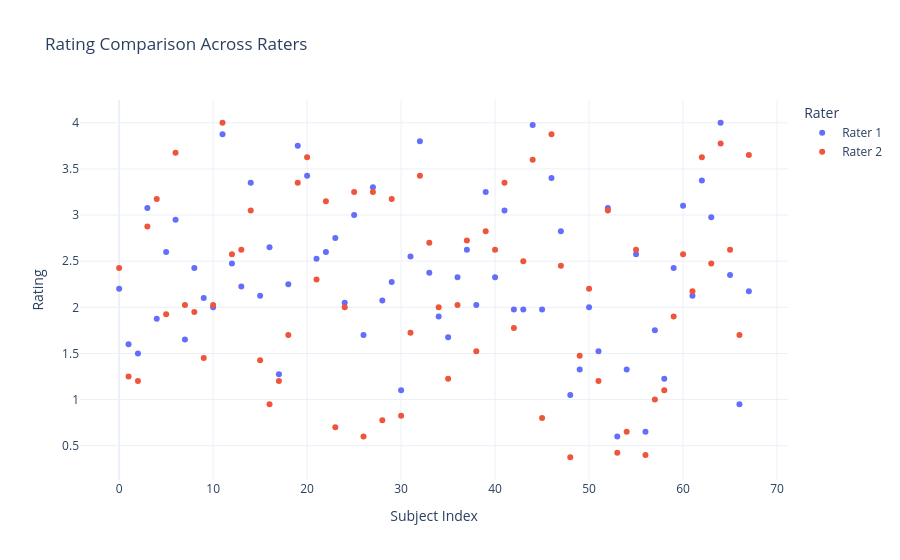
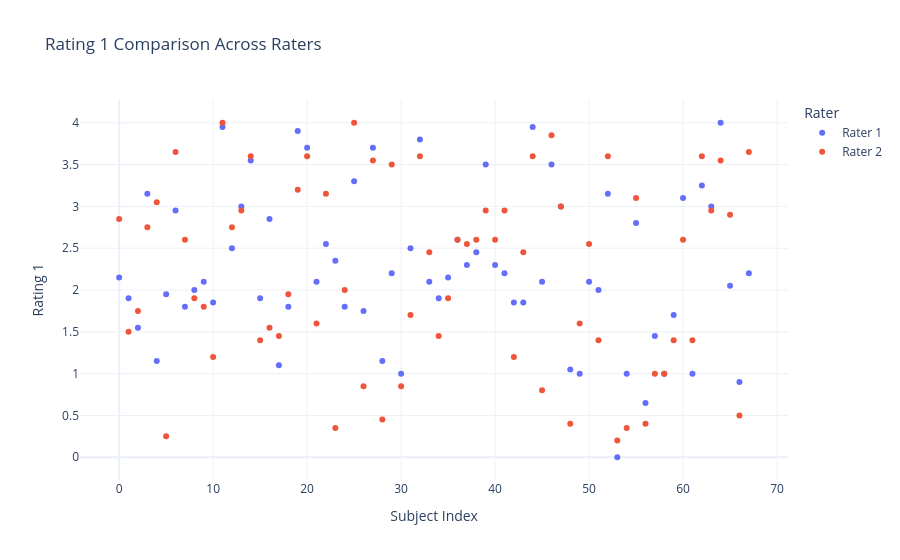
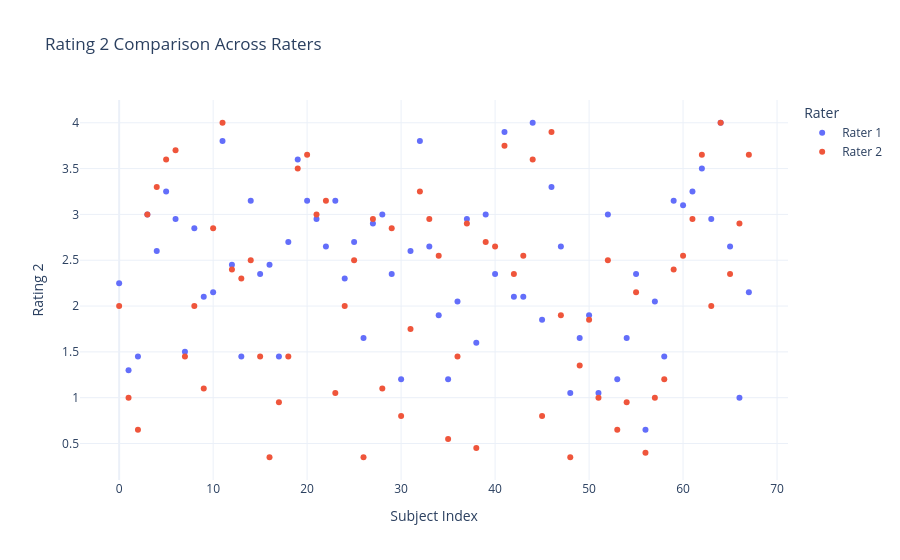
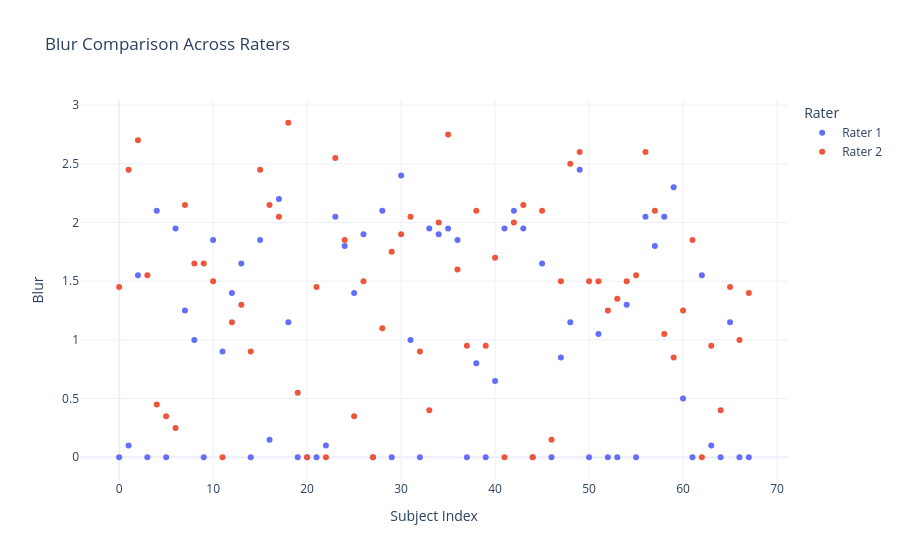

Here is the notebook cell these charts were saved with, in order:
### Markdown cell above
scatter plots - ggplot

### Code cell
import pandas as pd
import numpy as np
import plotly.express as px

# Load rater data
raters_files = [
    '/mnt/sda1/Repos/a-eye/Output/mri_qc/fetal/eye_qc_83/2_ratings/2_remaining_68/jaime/ratings.csv',
    '/mnt/sda1/Repos/a-eye/Output/mri_qc/fetal/eye_qc_83/2_ratings/2_remaining_68/bene/ratings.csv',
]

raters_data = [pd.read_csv(file) for file in raters_files]

# Define metrics
metrics = {
    'Rating': lambda df: np.mean([df['rating1'].to_numpy(), df['rating2'].to_numpy()], axis=0),
    'Rating 1': lambda df: df['rating1'].to_numpy(),
    'Rating 2': lambda df: df['rating2'].to_numpy(),
    'Blur': lambda df: df['blur'].to_numpy(),
    'Noise': lambda df: df['noise'].to_numpy(),
    'Motion': lambda df: df['motion'].to_numpy(),
    'BgAir': lambda df: df['bgair'].to_numpy(),
    'Eyes Closed': lambda df: np.where(df['artifacts'].to_numpy() == "['eyes-open']", 1, 0),
}

# Function to create interactive scatter plots
def plot_metric_interactive(metric_name, metric_funcs, raters_data):
    all_data = []
    
    for rater_index, df in enumerate(raters_data):
        metric_data = metric_funcs[metric_name](df)
        subjects = np.arange(len(metric_data))
        
        temp_df = pd.DataFrame({
            'Subject Index': subjects,
            metric_name: metric_data,
            'Rater': f'Rater {rater_index + 1}'
        })
        
        all_data.append(temp_df)
    
    merged_data = pd.concat(all_data, ignore_index=True)
    
    fig = px.scatter(
        merged_data, 
        x='Subject Index', 
        y=metric_name, 
        color='Rater', 
        hover_data={'Subject Index': True, metric_name: True, 'Rater': True},
        title=f"{metric_name} Comparison Across Raters",
        template="plotly_white"
    )
    
    fig.show()

# Generate interactive plots for all metrics
for metric_name in metrics.keys():
    plot_metric_interactive(metric_name, metrics, raters_data)

### Figure 1 — Plotly figure (JSON) as saved in the notebook; plotly's stock layout.template omitted (floating-point values rounded to 4 significant figures)
{"data": [{"customdata": [["Rater 1"], ["Rater 1"], ["Rater 1"], ["Rater 1"], ["Rater 1"], ["Rater 1"], ["Rater 1"], ["Rater 1"], ["Rater 1"], ["Rater 1"], ["Rater 1"], ["Rater 1"], ["Rater 1"], ["Rater 1"], ["Rater 1"], ["Rater 1"], ["Rater 1"], ["Rater 1"], ["Rater 1"], ["Rater 1"], ["Rater 1"], ["Rater 1"], ["Rater 1"], ["Rater 1"], ["Rater 1"], ["Rater 1"], ["Rater 1"], ["Rater 1"], ["Rater 1"], ["Rater 1"], ["Rater 1"], ["Rater 1"], ["Rater 1"], ["Rater 1"], ["Rater 1"], ["Rater 1"], ["Rater 1"], ["Rater 1"], ["Rater 1"], ["Rater 1"], ["Rater 1"], ["Rater 1"], ["Rater 1"], ["Rater 1"], ["Rater 1"], ["Rater 1"], ["Rater 1"], ["Rater 1"], ["Rater 1"], ["Rater 1"], ["Rater 1"], ["Rater 1"], ["Rater 1"], ["Rater 1"], ["Rater 1"], ["Rater 1"], ["Rater 1"], ["Rater 1"], ["Rater 1"], ["Rater 1"], ["Rater 1"], ["Rater 1"], ["Rater 1"], ["Rater 1"], ["Rater 1"], ["Rater 1"], ["Rater 1"], ["Rater 1"]], "hovertemplate": "Rater=%{customdata[0]}<br>Subject Index=%{x}<br>Rating=%{y}<extra></extra>", "legendgroup": "Rater 1", "marker": {"color": "#636efa", "symbol": "circle"}, "mode": "markers", "name": "Rater 1", "orientation": "v", "showlegend": true, "type": "scatter", "x": [0, 1, 2, 3, 4, 5, 6, 7, 8, 9, 10, 11, 12, 13, 14, 15, 16, 17, 18, 19, 20, 21, 22, 23, 24, 25, 26, 27, 28, 29, 30, 31, 32, 33, 34, 35, 36, 37, 38, 39, 40, 41, 42, 43, 44, 45, 46, 47, 48, 49, 50, 51, 52, 53, 54, 55, 56, 57, 58, 59, 60, 61, 62, 63, 64, 65, 66, 67], "xaxis": "x", "y": [2.2, 1.6, 1.5, 3.075, 1.875, 2.6, 2.95, 1.65, 2.425, 2.1, 2.0, 3.875, 2.475, 2.225, 3.35, 2.125, 2.65, 1.275, 2.25, 3.75, 3.425, 2.525, 2.6, 2.75, 2.05, 3.0, 1.7, 3.3, 2.075, 2.275, 1.1, 2.55, 3.8, 2.375, 1.9, 1.675, 2.325, 2.625, 2.025, 3.25, 2.325, 3.05, 1.975, 1.975, 3.975, 1.975, 3.4, 2.825, 1.05, 1.325, 2.0, 1.525, 3.075, 0.6, 1.325, 2.575, 0.65, 1.75, 1.225, 2.425, 3.1, 2.125, 3.375, 2.975, 4.0, 2.35, 0.95, 2.175], "yaxis": "y"}, {"customdata": [["Rater 2"], ["Rater 2"], ["Rater 2"], ["Rater 2"], ["Rater 2"], ["Rater 2"], ["Rater 2"], ["Rater 2"], ["Rater 2"], ["Rater 2"], ["Rater 2"], ["Rater 2"], ["Rater 2"], ["Rater 2"], ["Rater 2"], ["Rater 2"], ["Rater 2"], ["Rater 2"], ["Rater 2"], ["Rater 2"], ["Rater 2"], ["Rater 2"], ["Rater 2"], ["Rater 2"], ["Rater 2"], ["Rater 2"], ["Rater 2"], ["Rater 2"], ["Rater 2"], ["Rater 2"], ["Rater 2"], ["Rater 2"], ["Rater 2"], ["Rater 2"], ["Rater 2"], ["Rater 2"], ["Rater 2"], ["Rater 2"], ["Rater 2"], ["Rater 2"], ["Rater 2"], ["Rater 2"], ["Rater 2"], ["Rater 2"], ["Rater 2"], ["Rater 2"], ["Rater 2"], ["Rater 2"], ["Rater 2"], ["Rater 2"], ["Rater 2"], ["Rater 2"], ["Rater 2"], ["Rater 2"], ["Rater 2"], ["Rater 2"], ["Rater 2"], ["Rater 2"], ["Rater 2"], ["Rater 2"], ["Rater 2"], ["Rater 2"], ["Rater 2"], ["Rater 2"], ["Rater 2"], ["Rater 2"], ["Rater 2"], ["Rater 2"]], "hovertemplate": "Rater=%{customdata[0]}<br>Subject Index=%{x}<br>Rating=%{y}<extra></extra>", "legendgroup": "Rater 2", "marker": {"color": "#EF553B", "symbol": "circle"}, "mode": "markers", "name": "Rater 2", "orientation": "v", "showlegend": true, "type": "scatter", "x": [0, 1, 2, 3, 4, 5, 6, 7, 8, 9, 10, 11, 12, 13, 14, 15, 16, 17, 18, 19, 20, 21, 22, 23, 24, 25, 26, 27, 28, 29, 30, 31, 32, 33, 34, 35, 36, 37, 38, 39, 40, 41, 42, 43, 44, 45, 46, 47, 48, 49, 50, 51, 52, 53, 54, 55, 56, 57, 58, 59, 60, 61, 62, 63, 64, 65, 66, 67], "xaxis": "x", "y": [2.425, 1.25, 1.2, 2.875, 3.175, 1.925, 3.675, 2.025, 1.95, 1.45, 2.025, 4.0, 2.575, 2.625, 3.05, 1.425, 0.95, 1.2, 1.7, 3.35, 3.625, 2.3, 3.15, 0.7, 2.0, 3.25, 0.6, 3.25, 0.775, 3.175, 0.825, 1.725, 3.425, 2.7, 2.0, 1.225, 2.025, 2.725, 1.525, 2.825, 2.625, 3.35, 1.775, 2.5, 3.6, 0.8, 3.875, 2.45, 0.375, 1.475, 2.2, 1.2, 3.05, 0.425, 0.65, 2.625, 0.4, 1.0, 1.1, 1.9, 2.575, 2.175, 3.625, 2.475, 3.775, 2.625, 1.7, 3.65], "yaxis": "y"}], "layout": {"legend": {"title": {"text": "Rater"}, "tracegroupgap": 0}, "title": {"text": "Rating Comparison Across Raters"}, "xaxis": {"anchor": "y", "domain": [0, 1], "title": {"text": "Subject Index"}}, "yaxis": {"anchor": "x", "domain": [0, 1], "title": {"text": "Rating"}}}}

### Figure 2 — Plotly figure (JSON) as saved in the notebook; plotly's stock layout.template omitted (floating-point values rounded to 4 significant figures)
{"data": [{"customdata": [["Rater 1"], ["Rater 1"], ["Rater 1"], ["Rater 1"], ["Rater 1"], ["Rater 1"], ["Rater 1"], ["Rater 1"], ["Rater 1"], ["Rater 1"], ["Rater 1"], ["Rater 1"], ["Rater 1"], ["Rater 1"], ["Rater 1"], ["Rater 1"], ["Rater 1"], ["Rater 1"], ["Rater 1"], ["Rater 1"], ["Rater 1"], ["Rater 1"], ["Rater 1"], ["Rater 1"], ["Rater 1"], ["Rater 1"], ["Rater 1"], ["Rater 1"], ["Rater 1"], ["Rater 1"], ["Rater 1"], ["Rater 1"], ["Rater 1"], ["Rater 1"], ["Rater 1"], ["Rater 1"], ["Rater 1"], ["Rater 1"], ["Rater 1"], ["Rater 1"], ["Rater 1"], ["Rater 1"], ["Rater 1"], ["Rater 1"], ["Rater 1"], ["Rater 1"], ["Rater 1"], ["Rater 1"], ["Rater 1"], ["Rater 1"], ["Rater 1"], ["Rater 1"], ["Rater 1"], ["Rater 1"], ["Rater 1"], ["Rater 1"], ["Rater 1"], ["Rater 1"], ["Rater 1"], ["Rater 1"], ["Rater 1"], ["Rater 1"], ["Rater 1"], ["Rater 1"], ["Rater 1"], ["Rater 1"], ["Rater 1"], ["Rater 1"]], "hovertemplate": "Rater=%{customdata[0]}<br>Subject Index=%{x}<br>Rating 1=%{y}<extra></extra>", "legendgroup": "Rater 1", "marker": {"color": "#636efa", "symbol": "circle"}, "mode": "markers", "name": "Rater 1", "orientation": "v", "showlegend": true, "type": "scatter", "x": [0, 1, 2, 3, 4, 5, 6, 7, 8, 9, 10, 11, 12, 13, 14, 15, 16, 17, 18, 19, 20, 21, 22, 23, 24, 25, 26, 27, 28, 29, 30, 31, 32, 33, 34, 35, 36, 37, 38, 39, 40, 41, 42, 43, 44, 45, 46, 47, 48, 49, 50, 51, 52, 53, 54, 55, 56, 57, 58, 59, 60, 61, 62, 63, 64, 65, 66, 67], "xaxis": "x", "y": [2.15, 1.9, 1.55, 3.15, 1.15, 1.95, 2.95, 1.8, 2.0, 2.1, 1.85, 3.95, 2.5, 3.0, 3.55, 1.9, 2.85, 1.1, 1.8, 3.9, 3.7, 2.1, 2.55, 2.35, 1.8, 3.3, 1.75, 3.7, 1.15, 2.2, 1.0, 2.5, 3.8, 2.1, 1.9, 2.15, 2.6, 2.3, 2.45, 3.5, 2.3, 2.2, 1.85, 1.85, 3.95, 2.1, 3.5, 3.0, 1.05, 1.0, 2.1, 2.0, 3.15, 0.0, 1.0, 2.8, 0.65, 1.45, 1.0, 1.7, 3.1, 1.0, 3.25, 3.0, 4.0, 2.05, 0.9, 2.2], "yaxis": "y"}, {"customdata": [["Rater 2"], ["Rater 2"], ["Rater 2"], ["Rater 2"], ["Rater 2"], ["Rater 2"], ["Rater 2"], ["Rater 2"], ["Rater 2"], ["Rater 2"], ["Rater 2"], ["Rater 2"], ["Rater 2"], ["Rater 2"], ["Rater 2"], ["Rater 2"], ["Rater 2"], ["Rater 2"], ["Rater 2"], ["Rater 2"], ["Rater 2"], ["Rater 2"], ["Rater 2"], ["Rater 2"], ["Rater 2"], ["Rater 2"], ["Rater 2"], ["Rater 2"], ["Rater 2"], ["Rater 2"], ["Rater 2"], ["Rater 2"], ["Rater 2"], ["Rater 2"], ["Rater 2"], ["Rater 2"], ["Rater 2"], ["Rater 2"], ["Rater 2"], ["Rater 2"], ["Rater 2"], ["Rater 2"], ["Rater 2"], ["Rater 2"], ["Rater 2"], ["Rater 2"], ["Rater 2"], ["Rater 2"], ["Rater 2"], ["Rater 2"], ["Rater 2"], ["Rater 2"], ["Rater 2"], ["Rater 2"], ["Rater 2"], ["Rater 2"], ["Rater 2"], ["Rater 2"], ["Rater 2"], ["Rater 2"], ["Rater 2"], ["Rater 2"], ["Rater 2"], ["Rater 2"], ["Rater 2"], ["Rater 2"], ["Rater 2"], ["Rater 2"]], "hovertemplate": "Rater=%{customdata[0]}<br>Subject Index=%{x}<br>Rating 1=%{y}<extra></extra>", "legendgroup": "Rater 2", "marker": {"color": "#EF553B", "symbol": "circle"}, "mode": "markers", "name": "Rater 2", "orientation": "v", "showlegend": true, "type": "scatter", "x": [0, 1, 2, 3, 4, 5, 6, 7, 8, 9, 10, 11, 12, 13, 14, 15, 16, 17, 18, 19, 20, 21, 22, 23, 24, 25, 26, 27, 28, 29, 30, 31, 32, 33, 34, 35, 36, 37, 38, 39, 40, 41, 42, 43, 44, 45, 46, 47, 48, 49, 50, 51, 52, 53, 54, 55, 56, 57, 58, 59, 60, 61, 62, 63, 64, 65, 66, 67], "xaxis": "x", "y": [2.85, 1.5, 1.75, 2.75, 3.05, 0.25, 3.65, 2.6, 1.9, 1.8, 1.2, 4.0, 2.75, 2.95, 3.6, 1.4, 1.55, 1.45, 1.95, 3.2, 3.6, 1.6, 3.15, 0.35, 2.0, 4.0, 0.85, 3.55, 0.45, 3.5, 0.85, 1.7, 3.6, 2.45, 1.45, 1.9, 2.6, 2.55, 2.6, 2.95, 2.6, 2.95, 1.2, 2.45, 3.6, 0.8, 3.85, 3.0, 0.4, 1.6, 2.55, 1.4, 3.6, 0.2, 0.35, 3.1, 0.4, 1.0, 1.0, 1.4, 2.6, 1.4, 3.6, 2.95, 3.55, 2.9, 0.5, 3.65], "yaxis": "y"}], "layout": {"legend": {"title": {"text": "Rater"}, "tracegroupgap": 0}, "title": {"text": "Rating 1 Comparison Across Raters"}, "xaxis": {"anchor": "y", "domain": [0, 1], "title": {"text": "Subject Index"}}, "yaxis": {"anchor": "x", "domain": [0, 1], "title": {"text": "Rating 1"}}}}

### Figure 3 — Plotly figure (JSON) as saved in the notebook; plotly's stock layout.template omitted (floating-point values rounded to 4 significant figures)
{"data": [{"customdata": [["Rater 1"], ["Rater 1"], ["Rater 1"], ["Rater 1"], ["Rater 1"], ["Rater 1"], ["Rater 1"], ["Rater 1"], ["Rater 1"], ["Rater 1"], ["Rater 1"], ["Rater 1"], ["Rater 1"], ["Rater 1"], ["Rater 1"], ["Rater 1"], ["Rater 1"], ["Rater 1"], ["Rater 1"], ["Rater 1"], ["Rater 1"], ["Rater 1"], ["Rater 1"], ["Rater 1"], ["Rater 1"], ["Rater 1"], ["Rater 1"], ["Rater 1"], ["Rater 1"], ["Rater 1"], ["Rater 1"], ["Rater 1"], ["Rater 1"], ["Rater 1"], ["Rater 1"], ["Rater 1"], ["Rater 1"], ["Rater 1"], ["Rater 1"], ["Rater 1"], ["Rater 1"], ["Rater 1"], ["Rater 1"], ["Rater 1"], ["Rater 1"], ["Rater 1"], ["Rater 1"], ["Rater 1"], ["Rater 1"], ["Rater 1"], ["Rater 1"], ["Rater 1"], ["Rater 1"], ["Rater 1"], ["Rater 1"], ["Rater 1"], ["Rater 1"], ["Rater 1"], ["Rater 1"], ["Rater 1"], ["Rater 1"], ["Rater 1"], ["Rater 1"], ["Rater 1"], ["Rater 1"], ["Rater 1"], ["Rater 1"], ["Rater 1"]], "hovertemplate": "Rater=%{customdata[0]}<br>Subject Index=%{x}<br>Rating 2=%{y}<extra></extra>", "legendgroup": "Rater 1", "marker": {"color": "#636efa", "symbol": "circle"}, "mode": "markers", "name": "Rater 1", "orientation": "v", "showlegend": true, "type": "scatter", "x": [0, 1, 2, 3, 4, 5, 6, 7, 8, 9, 10, 11, 12, 13, 14, 15, 16, 17, 18, 19, 20, 21, 22, 23, 24, 25, 26, 27, 28, 29, 30, 31, 32, 33, 34, 35, 36, 37, 38, 39, 40, 41, 42, 43, 44, 45, 46, 47, 48, 49, 50, 51, 52, 53, 54, 55, 56, 57, 58, 59, 60, 61, 62, 63, 64, 65, 66, 67], "xaxis": "x", "y": [2.25, 1.3, 1.45, 3.0, 2.6, 3.25, 2.95, 1.5, 2.85, 2.1, 2.15, 3.8, 2.45, 1.45, 3.15, 2.35, 2.45, 1.45, 2.7, 3.6, 3.15, 2.95, 2.65, 3.15, 2.3, 2.7, 1.65, 2.9, 3.0, 2.35, 1.2, 2.6, 3.8, 2.65, 1.9, 1.2, 2.05, 2.95, 1.6, 3.0, 2.35, 3.9, 2.1, 2.1, 4.0, 1.85, 3.3, 2.65, 1.05, 1.65, 1.9, 1.05, 3.0, 1.2, 1.65, 2.35, 0.65, 2.05, 1.45, 3.15, 3.1, 3.25, 3.5, 2.95, 4.0, 2.65, 1.0, 2.15], "yaxis": "y"}, {"customdata": [["Rater 2"], ["Rater 2"], ["Rater 2"], ["Rater 2"], ["Rater 2"], ["Rater 2"], ["Rater 2"], ["Rater 2"], ["Rater 2"], ["Rater 2"], ["Rater 2"], ["Rater 2"], ["Rater 2"], ["Rater 2"], ["Rater 2"], ["Rater 2"], ["Rater 2"], ["Rater 2"], ["Rater 2"], ["Rater 2"], ["Rater 2"], ["Rater 2"], ["Rater 2"], ["Rater 2"], ["Rater 2"], ["Rater 2"], ["Rater 2"], ["Rater 2"], ["Rater 2"], ["Rater 2"], ["Rater 2"], ["Rater 2"], ["Rater 2"], ["Rater 2"], ["Rater 2"], ["Rater 2"], ["Rater 2"], ["Rater 2"], ["Rater 2"], ["Rater 2"], ["Rater 2"], ["Rater 2"], ["Rater 2"], ["Rater 2"], ["Rater 2"], ["Rater 2"], ["Rater 2"], ["Rater 2"], ["Rater 2"], ["Rater 2"], ["Rater 2"], ["Rater 2"], ["Rater 2"], ["Rater 2"], ["Rater 2"], ["Rater 2"], ["Rater 2"], ["Rater 2"], ["Rater 2"], ["Rater 2"], ["Rater 2"], ["Rater 2"], ["Rater 2"], ["Rater 2"], ["Rater 2"], ["Rater 2"], ["Rater 2"], ["Rater 2"]], "hovertemplate": "Rater=%{customdata[0]}<br>Subject Index=%{x}<br>Rating 2=%{y}<extra></extra>", "legendgroup": "Rater 2", "marker": {"color": "#EF553B", "symbol": "circle"}, "mode": "markers", "name": "Rater 2", "orientation": "v", "showlegend": true, "type": "scatter", "x": [0, 1, 2, 3, 4, 5, 6, 7, 8, 9, 10, 11, 12, 13, 14, 15, 16, 17, 18, 19, 20, 21, 22, 23, 24, 25, 26, 27, 28, 29, 30, 31, 32, 33, 34, 35, 36, 37, 38, 39, 40, 41, 42, 43, 44, 45, 46, 47, 48, 49, 50, 51, 52, 53, 54, 55, 56, 57, 58, 59, 60, 61, 62, 63, 64, 65, 66, 67], "xaxis": "x", "y": [2.0, 1.0, 0.65, 3.0, 3.3, 3.6, 3.7, 1.45, 2.0, 1.1, 2.85, 4.0, 2.4, 2.3, 2.5, 1.45, 0.35, 0.95, 1.45, 3.5, 3.65, 3.0, 3.15, 1.05, 2.0, 2.5, 0.35, 2.95, 1.1, 2.85, 0.8, 1.75, 3.25, 2.95, 2.55, 0.55, 1.45, 2.9, 0.45, 2.7, 2.65, 3.75, 2.35, 2.55, 3.6, 0.8, 3.9, 1.9, 0.35, 1.35, 1.85, 1.0, 2.5, 0.65, 0.95, 2.15, 0.4, 1.0, 1.2, 2.4, 2.55, 2.95, 3.65, 2.0, 4.0, 2.35, 2.9, 3.65], "yaxis": "y"}], "layout": {"legend": {"title": {"text": "Rater"}, "tracegroupgap": 0}, "title": {"text": "Rating 2 Comparison Across Raters"}, "xaxis": {"anchor": "y", "domain": [0, 1], "title": {"text": "Subject Index"}}, "yaxis": {"anchor": "x", "domain": [0, 1], "title": {"text": "Rating 2"}}}}

### Figure 4 — Plotly figure (JSON) as saved in the notebook; plotly's stock layout.template omitted (floating-point values rounded to 4 significant figures)
{"data": [{"customdata": [["Rater 1"], ["Rater 1"], ["Rater 1"], ["Rater 1"], ["Rater 1"], ["Rater 1"], ["Rater 1"], ["Rater 1"], ["Rater 1"], ["Rater 1"], ["Rater 1"], ["Rater 1"], ["Rater 1"], ["Rater 1"], ["Rater 1"], ["Rater 1"], ["Rater 1"], ["Rater 1"], ["Rater 1"], ["Rater 1"], ["Rater 1"], ["Rater 1"], ["Rater 1"], ["Rater 1"], ["Rater 1"], ["Rater 1"], ["Rater 1"], ["Rater 1"], ["Rater 1"], ["Rater 1"], ["Rater 1"], ["Rater 1"], ["Rater 1"], ["Rater 1"], ["Rater 1"], ["Rater 1"], ["Rater 1"], ["Rater 1"], ["Rater 1"], ["Rater 1"], ["Rater 1"], ["Rater 1"], ["Rater 1"], ["Rater 1"], ["Rater 1"], ["Rater 1"], ["Rater 1"], ["Rater 1"], ["Rater 1"], ["Rater 1"], ["Rater 1"], ["Rater 1"], ["Rater 1"], ["Rater 1"], ["Rater 1"], ["Rater 1"], ["Rater 1"], ["Rater 1"], ["Rater 1"], ["Rater 1"], ["Rater 1"], ["Rater 1"], ["Rater 1"], ["Rater 1"], ["Rater 1"], ["Rater 1"], ["Rater 1"], ["Rater 1"]], "hovertemplate": "Rater=%{customdata[0]}<br>Subject Index=%{x}<br>Blur=%{y}<extra></extra>", "legendgroup": "Rater 1", "marker": {"color": "#636efa", "symbol": "circle"}, "mode": "markers", "name": "Rater 1", "orientation": "v", "showlegend": true, "type": "scatter", "x": [0, 1, 2, 3, 4, 5, 6, 7, 8, 9, 10, 11, 12, 13, 14, 15, 16, 17, 18, 19, 20, 21, 22, 23, 24, 25, 26, 27, 28, 29, 30, 31, 32, 33, 34, 35, 36, 37, 38, 39, 40, 41, 42, 43, 44, 45, 46, 47, 48, 49, 50, 51, 52, 53, 54, 55, 56, 57, 58, 59, 60, 61, 62, 63, 64, 65, 66, 67], "xaxis": "x", "y": [0.0, 0.1, 1.55, 0.0, 2.1, 0.0, 1.95, 1.25, 1.0, 0.0, 1.85, 0.9, 1.4, 1.65, 0.0, 1.85, 0.15, 2.2, 1.15, 0.0, 0.0, 0.0, 0.1, 2.05, 1.8, 1.4, 1.9, 0.0, 2.1, 0.0, 2.4, 1.0, 0.0, 1.95, 1.9, 1.95, 1.85, 0.0, 0.8, 0.0, 0.65, 1.95, 2.1, 1.95, 0.0, 1.65, 0.0, 0.85, 1.15, 2.45, 0.0, 1.05, 0.0, 0.0, 1.3, 0.0, 2.05, 1.8, 2.05, 2.3, 0.5, 0.0, 1.55, 0.1, 0.0, 1.15, 0.0, 0.0], "yaxis": "y"}, {"customdata": [["Rater 2"], ["Rater 2"], ["Rater 2"], ["Rater 2"], ["Rater 2"], ["Rater 2"], ["Rater 2"], ["Rater 2"], ["Rater 2"], ["Rater 2"], ["Rater 2"], ["Rater 2"], ["Rater 2"], ["Rater 2"], ["Rater 2"], ["Rater 2"], ["Rater 2"], ["Rater 2"], ["Rater 2"], ["Rater 2"], ["Rater 2"], ["Rater 2"], ["Rater 2"], ["Rater 2"], ["Rater 2"], ["Rater 2"], ["Rater 2"], ["Rater 2"], ["Rater 2"], ["Rater 2"], ["Rater 2"], ["Rater 2"], ["Rater 2"], ["Rater 2"], ["Rater 2"], ["Rater 2"], ["Rater 2"], ["Rater 2"], ["Rater 2"], ["Rater 2"], ["Rater 2"], ["Rater 2"], ["Rater 2"], ["Rater 2"], ["Rater 2"], ["Rater 2"], ["Rater 2"], ["Rater 2"], ["Rater 2"], ["Rater 2"], ["Rater 2"], ["Rater 2"], ["Rater 2"], ["Rater 2"], ["Rater 2"], ["Rater 2"], ["Rater 2"], ["Rater 2"], ["Rater 2"], ["Rater 2"], ["Rater 2"], ["Rater 2"], ["Rater 2"], ["Rater 2"], ["Rater 2"], ["Rater 2"], ["Rater 2"], ["Rater 2"]], "hovertemplate": "Rater=%{customdata[0]}<br>Subject Index=%{x}<br>Blur=%{y}<extra></extra>", "legendgroup": "Rater 2", "marker": {"color": "#EF553B", "symbol": "circle"}, "mode": "markers", "name": "Rater 2", "orientation": "v", "showlegend": true, "type": "scatter", "x": [0, 1, 2, 3, 4, 5, 6, 7, 8, 9, 10, 11, 12, 13, 14, 15, 16, 17, 18, 19, 20, 21, 22, 23, 24, 25, 26, 27, 28, 29, 30, 31, 32, 33, 34, 35, 36, 37, 38, 39, 40, 41, 42, 43, 44, 45, 46, 47, 48, 49, 50, 51, 52, 53, 54, 55, 56, 57, 58, 59, 60, 61, 62, 63, 64, 65, 66, 67], "xaxis": "x", "y": [1.45, 2.45, 2.7, 1.55, 0.45, 0.35, 0.25, 2.15, 1.65, 1.65, 1.5, 0.0, 1.15, 1.3, 0.9, 2.45, 2.15, 2.05, 2.85, 0.55, 0.0, 1.45, 0.0, 2.55, 1.85, 0.35, 1.5, 0.0, 1.1, 1.75, 1.9, 2.05, 0.9, 0.4, 2.0, 2.75, 1.6, 0.95, 2.1, 0.95, 1.7, 0.0, 2.0, 2.15, 0.0, 2.1, 0.15, 1.5, 2.5, 2.6, 1.5, 1.5, 1.25, 1.35, 1.5, 1.55, 2.6, 2.1, 1.05, 0.85, 1.25, 1.85, 0.0, 0.95, 0.4, 1.45, 1.0, 1.4], "yaxis": "y"}], "layout": {"legend": {"title": {"text": "Rater"}, "tracegroupgap": 0}, "title": {"text": "Blur Comparison Across Raters"}, "xaxis": {"anchor": "y", "domain": [0, 1], "title": {"text": "Subject Index"}}, "yaxis": {"anchor": "x", "domain": [0, 1], "title": {"text": "Blur"}}}}
